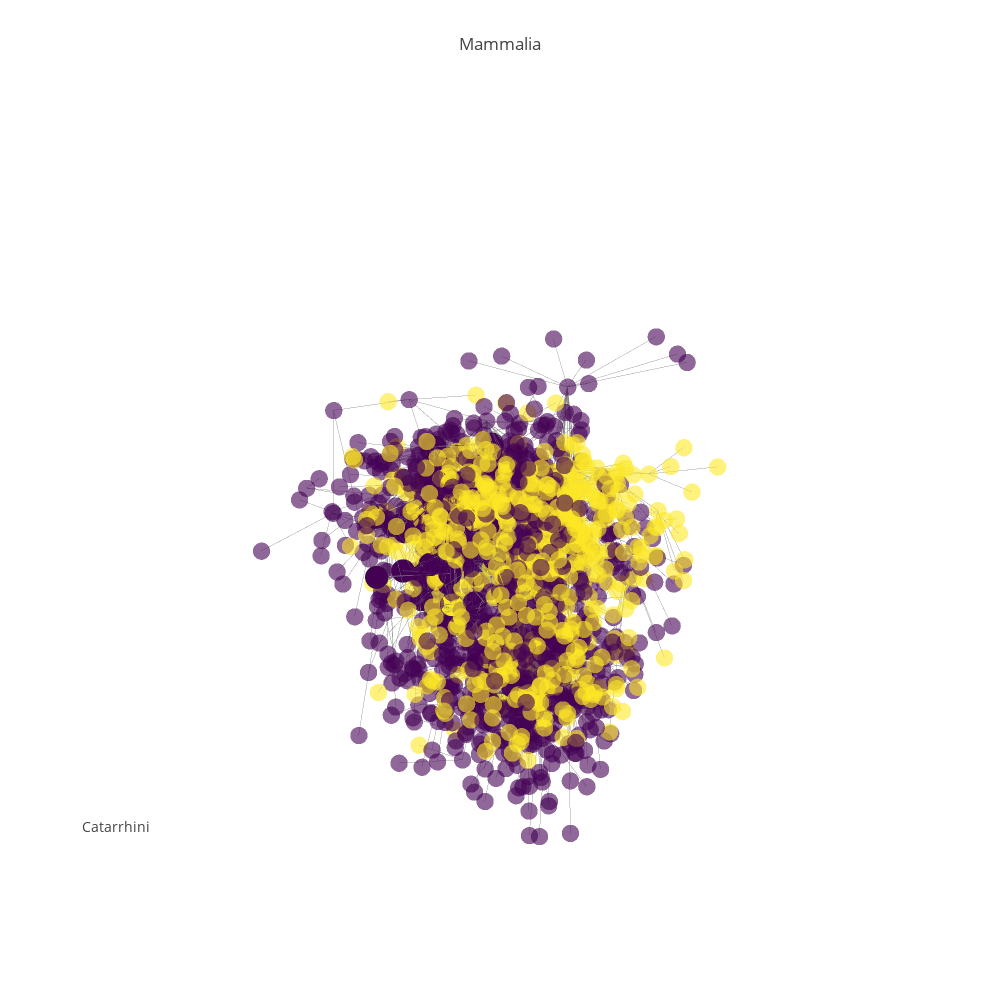

Notebook code for this chart:
### Code cell
#pgp.plot_data
pgp.render_plot()
#pgp.render_plot(publish=True, filename="primates2")

### Figure 1 — Plotly figure (JSON) as saved in the notebook; plotly's stock layout.template omitted (floating-point values rounded to 4 significant figures; data arrays with more than 128 entries replaced by an {"elided": "..."} marker saying what was removed)
{"data": [{"hoverinfo": "none", "line": {"color": "rgb(125,125,125)", "width": 1}, "mode": "lines", "opacity": 0.7, "type": "scatter3d", "uid": "11e08324-bf26-11e8-8f27-f45c89a09993", "x": {"elided": "5064 float values"}, "y": {"elided": "5064 float values"}, "z": {"elided": "5064 float values"}}, {"hoverinfo": "none", "line": {"color": "rgb(125,125,125)", "width": 1.5}, "mode": "lines", "opacity": 1, "type": "scatter3d", "uid": "11e08f02-bf26-11e8-9be5-f45c89a09993", "x": {"elided": "156 float values"}, "y": {"elided": "156 float values"}, "z": {"elided": "156 float values"}}, {"hoverinfo": "skip", "marker": {"color": {"elided": "1688 int values"}, "colorscale": "Viridis", "opacity": 0.6, "size": 6, "symbol": "circle"}, "mode": "markers", "name": "actors", "type": "scatter3d", "uid": "11e09134-bf26-11e8-8cb5-f45c89a09993", "x": {"elided": "1688 float values"}, "y": {"elided": "1688 float values"}, "z": {"elided": "1688 float values"}}, {"hoverinfo": "text", "marker": {"color": [0, 0, 0, 0, 0, 0, 0, 0, 0, 0, 0, 0, 0, 0, 0, 0, 0, 0, 0, 0, 0, 0, 0, 0, 0, 2, 2, 0, 0, 2, 2, 2, 2, 0, 0, 0, 0, 0, 0, 0, 0, 0, 0, 0, 0, 0, 0, 0, 0, 0, 0, 0], "colorscale": "Viridis", "line": {"color": "rgb(50,50,50)", "width": 0.5}, "size": 8, "symbol": "circle"}, "mode": "markers", "name": "actors", "text": ["Primates (55.0 MYA)", "Catarrhini (45.0 MYA)", "Cercopithecidae (35.0 MYA)", "Macaca (17.5 MYA)", "Cercocebus (17.5 MYA)", "Mandrillus (17.5 MYA)", "Papio (2.0 MYA)", "Theropithecus (17.5 MYA)", "Cercopithecus (17.5 MYA)", "Erythrocebus (17.5 MYA)", "Miopithecus (17.5 MYA)", "Allenopithecus (17.5 MYA)", "Collobus (17.5 MYA)", "Procolobus (17.5 MYA)", "Pygathrix (17.5 MYA)", "Simias (17.5 MYA)", "Nasalis (17.5 MYA)", "Presbytis (17.5 MYA)", "Hominidae (17.0 MYA)", "Pongo (17.0 MYA)", "Pongo abelii (17.0 MYA)", "Pongo pygmaeus (17.0 MYA)", "Pan (11.5 MYA)", "Pan paniscus (1.5 MYA)", "Pan troglodytes (6.0 MYA)", "Ardipithecus (5.6 MYA)", "Australopithecus (4.5 MYA)", "Homo (2.1 MYA)", "Homo sapiens (0.35 MYA)", "Homo erectus (1.9 MYA)", "Homo ergaster (1.9 MYA)", "Homo rudolfensis (1.05 MYA)", "Homo habilis (1.05 MYA)", "Gorilla (17.0 MYA)", "Gorilla beringei (17.0 MYA)", "Gorilla gorilla (17.0 MYA)", "Hylobatidae (8.0 MYA)", "Hylobates (4.0 MYA)", "Hylobates agilis (4.0 MYA)", "Hylobates lar (4.0 MYA)", "Hylobates muelleri (4.0 MYA)", "Hylobates moloch (4.0 MYA)", "Hylobates pileatus (4.0 MYA)", "Hylobates klossii (4.0 MYA)", "Bunopithecus hoolock (4.0 MYA)", "Symphalangus syndactylus (4.0 MYA)", "Nomascus (4.0 MYA)", "Nomascus gabriellae (4.0 MYA)", "Nomascus hainanus (4.0 MYA)", "Nomascus leucogenys (4.0 MYA)", "Nomascus siki (4.0 MYA)", "Nomascus concolor (4.0 MYA)"], "type": "scatter3d", "uid": "11e092d8-bf26-11e8-9a1a-f45c89a09993", "x": [-5.166, -4.568, -4.318, -5.034, -4.086, -3.379, -3.906, -3.59, -4.586, -3.952, -3.9, -4.287, -3.57, -5.098, -3.525, -3.459, -3.679, -4.335, -3.692, -3.988, -4.657, -3.245, -4.36, -4.374, -4.832, -3.611, -4.316, -4.427, -5.017, -4.639, -4.091, -3.464, -4.729, -3.37, -2.485, -2.915, -4.384, -4.099, -4.835, -4.582, -3.551, -4.487, -4.725, -4.742, -3.962, -3.728, -4.127, -5.163, -4.454, -4.674, -3.88, -4.941], "y": [0.6996, -0.001079, 0.6576, -0.1364, 0.9904, -0.1646, 0.9188, 1.249, 1.179, 0.7278, 0.5913, 0.8414, 0.1771, 0.1623, 0.117, 0.4701, 0.13, 0.1818, 0.798, 0.643, -0.2976, 1.308, 1.566, 2.356, 0.9197, 1.351, 0.5056, 1.768, 0.8069, 1.752, 2.597, 2.575, 2.659, 1.611, 0.9649, 1.058, 0.9795, 1.372, 1.569, 1.64, 0.6697, 1.953, 0.7285, 1.368, 0.262, 1.523, 0.6989, 0.8111, 0.1173, 1.539, 0.2372, 1.603], "z": [3.956, 3.861, 3.564, 2.818, 2.832, 2.986, 1.001, 2.875, 2.868, 2.952, 2.833, 2.83, 2.908, 2.883, 2.889, 2.985, 2.843, 2.931, 2.945, 2.844, 2.942, 2.917, 2.553, 0.8764, 1.922, 1.916, 1.687, 1.149, 0.2181, 0.9852, 1.023, 0.667, 0.7177, 2.837, 2.906, 2.836, 2.244, 1.671, 1.619, 1.644, 1.655, 1.622, 1.545, 1.561, 1.525, 1.68, 1.686, 1.569, 1.67, 1.664, 1.702, 1.695]}], "layout": {"annotations": [{"font": {"size": 14}, "showarrow": false, "text": "Catarrhini", "x": 0, "xanchor": "left", "xref": "paper", "y": 0.1, "yanchor": "bottom", "yref": "paper"}], "height": 1000, "hovermode": "closest", "margin": {"t": 100}, "scene": {"xaxis": {"showbackground": false, "showgrid": false, "showline": false, "showticklabels": false, "title": "", "zeroline": false}, "yaxis": {"showbackground": false, "showgrid": false, "showline": false, "showticklabels": false, "title": "", "zeroline": false}, "zaxis": {"showbackground": false, "showgrid": false, "showline": false, "showticklabels": false, "title": "", "zeroline": false}}, "showlegend": false, "title": "Mammalia", "width": 1000}}
